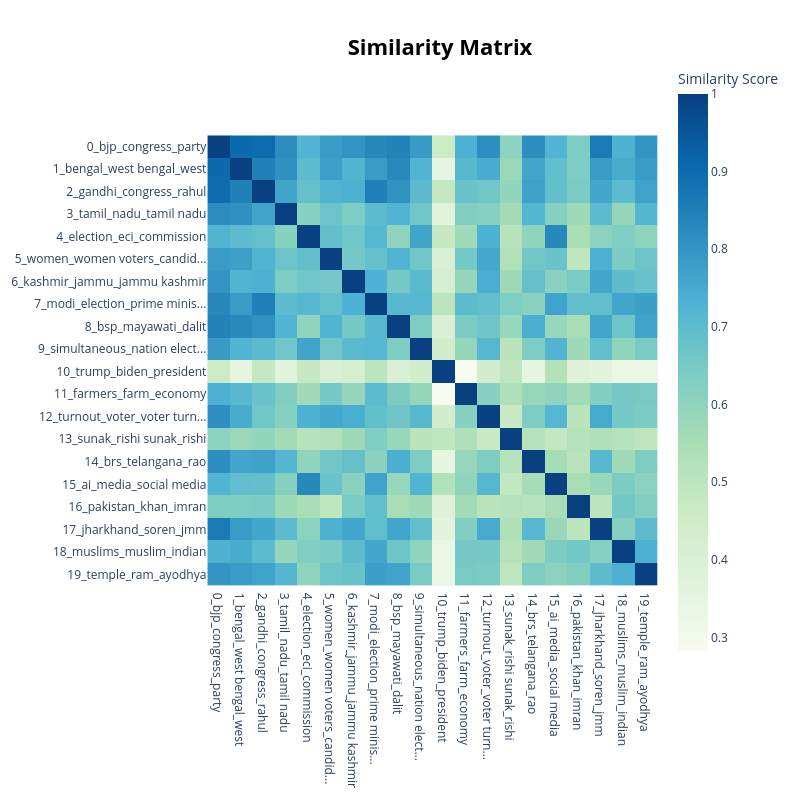

Notebook code for this chart:
### Code cell
topic_model.visualize_heatmap()

### Figure 1 — Plotly figure (JSON) as saved in the notebook; plotly's stock layout.template omitted (floating-point values rounded to 4 significant figures; data arrays with more than 128 entries replaced by an {"elided": "..."} marker saying what was removed)
{"data": [{"coloraxis": "coloraxis", "hovertemplate": "x: %{x}<br>y: %{y}<br>Similarity Score: %{z}<extra></extra>", "name": "0", "type": "heatmap", "x": ["0_bjp_congress_party", "1_bengal_west bengal_west", "2_gandhi_congress_rahul", "3_tamil_nadu_tamil nadu", "4_election_eci_commission", "5_women_women voters_candid...", "6_kashmir_jammu_jammu kashmir", "7_modi_election_prime minis...", "8_bsp_mayawati_dalit", "9_simultaneous_nation elect...", "10_trump_biden_president", "11_farmers_farm_economy", "12_turnout_voter_voter turn...", "13_sunak_rishi sunak_rishi", "14_brs_telangana_rao", "15_ai_media_social media", "16_pakistan_khan_imran", "17_jharkhand_soren_jmm", "18_muslims_muslim_indian", "19_temple_ram_ayodhya"], "xaxis": "x", "y": ["0_bjp_congress_party", "1_bengal_west bengal_west", "2_gandhi_congress_rahul", "3_tamil_nadu_tamil nadu", "4_election_eci_commission", "5_women_women voters_candid...", "6_kashmir_jammu_jammu kashmir", "7_modi_election_prime minis...", "8_bsp_mayawati_dalit", "9_simultaneous_nation elect...", "10_trump_biden_president", "11_farmers_farm_economy", "12_turnout_voter_voter turn...", "13_sunak_rishi sunak_rishi", "14_brs_telangana_rao", "15_ai_media_social media", "16_pakistan_khan_imran", "17_jharkhand_soren_jmm", "18_muslims_muslim_indian", "19_temple_ram_ayodhya"], "yaxis": "y", "z": {"elided": "20x20 float values"}}], "layout": {"coloraxis": {"colorbar": {"title": {"text": "Similarity Score"}}, "colorscale": [[0, "rgb(247,252,240)"], [0.125, "rgb(224,243,219)"], [0.25, "rgb(204,235,197)"], [0.375, "rgb(168,221,181)"], [0.5, "rgb(123,204,196)"], [0.625, "rgb(78,179,211)"], [0.75, "rgb(43,140,190)"], [0.875, "rgb(8,104,172)"], [1, "rgb(8,64,129)"]]}, "height": 800, "hoverlabel": {"bgcolor": "white", "font": {"family": "Rockwell", "size": 16}}, "legend": {"title": {"text": "Trend"}}, "margin": {"t": 60}, "showlegend": true, "title": {"font": {"color": "Black", "size": 22}, "text": "<b>Similarity Matrix</b>", "x": 0.55, "xanchor": "center", "y": 0.95, "yanchor": "top"}, "width": 800, "xaxis": {"anchor": "y", "constrain": "domain", "domain": [0, 1], "scaleanchor": "y"}, "yaxis": {"anchor": "x", "autorange": "reversed", "constrain": "domain", "domain": [0, 1]}}}
